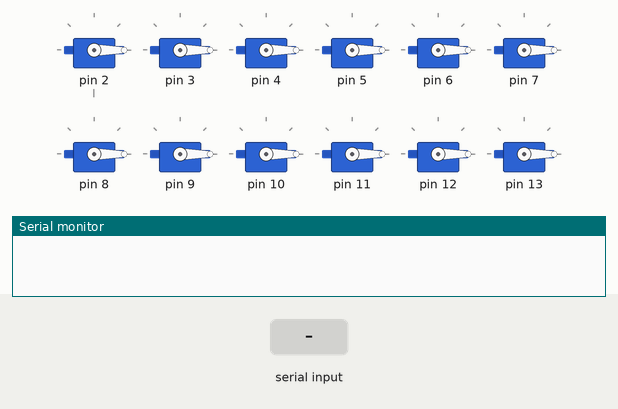
This sketch was run on a simulated Arduino Uno, built with avr-gcc and run on an emulated ATmega328P. On the bench: 12 × servo, the last lines printed to the serial monitor. The inputs (shaded band) are chosen by the test bench.

Above: at 1.4 s.
1.5 s: "A" received over Serial
At 2.7 s:
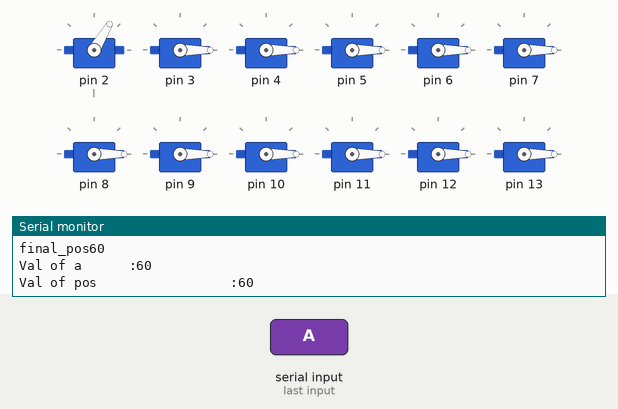
3.8 s: "B" received over Serial
At 5.3 s:
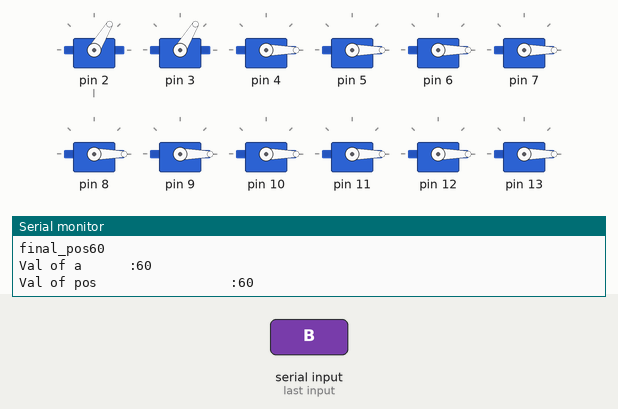
5.9 s: "A" received over Serial
At 6.9 s:
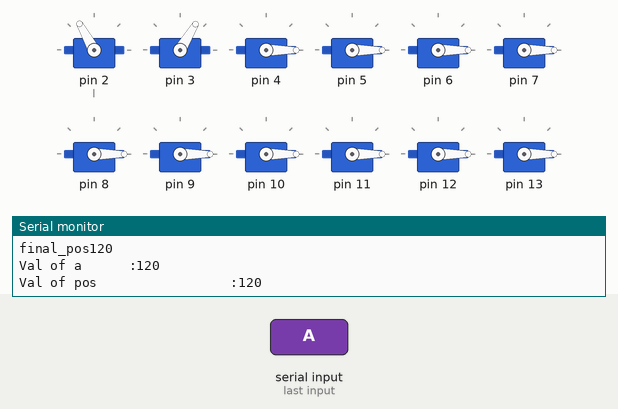
8.0 s: "B" received over Serial
At 9.6 s:
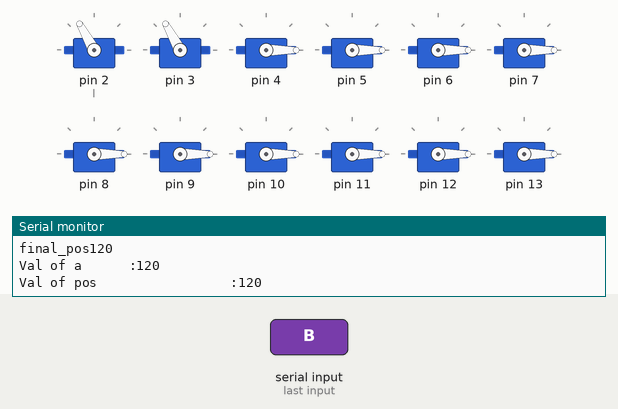
Timing chart, 0 to 11.1 s (numbered marks = the images above; inputs shaded):
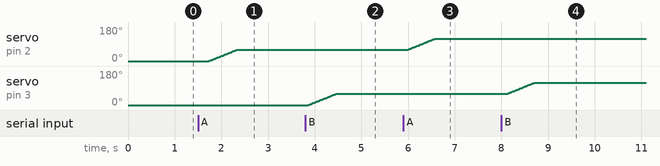

The sketch:

servo_arm_new1.ino
```cpp
#include<Servo.h>

Servo s[17];

int i=0;

class Servo_Motor
{
  public:
  int deg,pos,dir=0;
  void move_Motor(int deg,int pos,int dir,int servo_obj,int motor_num);               //number contains which servo to move
  int update_pos(int curr_pos,int final_pos);     //curr_pos  will contain the pos of current passing object
}m[12];

void setup()
{
  Serial.begin(9600);
  int l=2;                            //pins
  m[0].pos=0,m[1].pos=0,m[2].pos=0,m[3].pos=0;
  for(int k=2;k<14;k++)             //Servo objects
  {
  s[k].attach(l);
  l++;
  }

  for(int k=2;k<14;k++)
  s[k].write(0);

  delay(200);

}


void loop()
{
  char check=0;
  if(Serial.available())
  {
    check=Serial.read();
    Serial.println(check);
    }

switch(check)
{
  case 'A':
  m[0].move_Motor(60,m[0].pos,1,2,0);
  break;
  case 'B':
  m[1].move_Motor(60,m[1].pos,1,3,1);
  break;
/*  case 'C':
  m3_RA.move_Motor(60,m3_RA.pos,1);*/


  }

 delay(500);
 }


 void Servo_Motor::move_Motor(int deg,int pos,int dir,int servo_obj,int motor_num)       //servo_num contains the servo object

{Serial.println(dir);

  if(dir==1)                //rotate clockwise
  {
    Serial.println("Executing cond ");
    Serial.print("Val of pos  ");
    Serial.println(m[motor_num].pos);
    if(m[motor_num].pos<179)
      {
        int a=update_pos(m[motor_num].pos,deg);
        Serial.print("Val of a      :");
        Serial.println(a);
        for(i=m[motor_num].pos;   i<a;  i++){
          s[servo_obj].write(i);
          delay(10);
          }
       m[motor_num].pos=a;
        Serial.print("Val of pos                 :");
        Serial.println(m[motor_num].pos);
       }


    }


 }

  int Servo_Motor::update_pos(int curr_pos,int final_pos)
  {
    Serial.print("Current pos  :");
    Serial.println(curr_pos);
    Serial.print("final_pos");
    final_pos=curr_pos+final_pos;
    Serial.println(final_pos);
    return final_pos;


    }
```

Measured:
- after the input at 1.5 s, servo on pin 2 (l): moves from 0° to 59° over 0.58 s, starting after 0.24 s
- after the input at 3.8 s, servo on pin 3: moves from 0° to 59° over 0.58 s, starting after 0.06 s
- after the input at 5.9 s, servo on pin 2 (l): moves from 59° to 119° over 0.60 s, starting after 0.08 s
- after the input at 8.0 s, servo on pin 3: moves from 59° to 119° over 0.60 s, starting after 0.12 s
